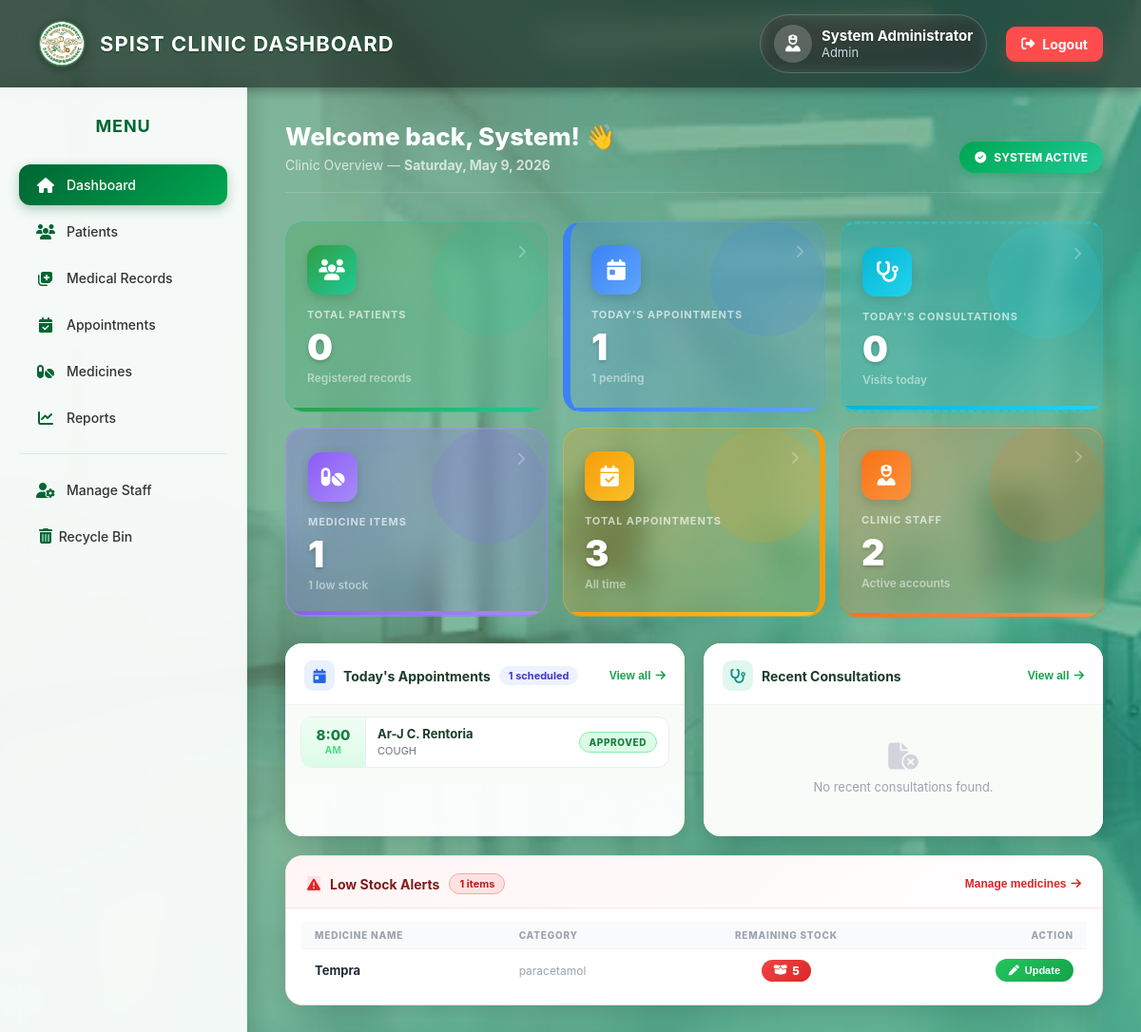
Screenshot of /dashboard.php (signed in) with the database file from the repository.
### tables this page shows
CREATE TABLE `staff` (
  `staff_id` int(11) NOT NULL,
  `display_id` varchar(20) DEFAULT NULL,
  `username` varchar(50) NOT NULL,
  `password` varchar(255) NOT NULL,
  `full_name` varchar(100) NOT NULL,
  `role` enum('admin','nurse') DEFAULT 'nurse',
  `status` tinyint(1) DEFAULT 1,
  `created_at` timestamp NOT NULL DEFAULT current_timestamp()
);

CREATE TABLE `appointments` (
  `appointment_id` int(11) NOT NULL,
  `display_id` varchar(20) DEFAULT NULL,
  `patient_id` int(11) NOT NULL,
  `appointment_date` date NOT NULL,
  `appointment_time` time NOT NULL,
  `reason` text DEFAULT NULL,
  `status` enum('Pending','Approved','Completed','Cancelled') DEFAULT 'Pending',
  `created_at` timestamp NOT NULL DEFAULT current_timestamp(),
  `status1` varchar(20) DEFAULT 'Active'
);

CREATE TABLE `patients` (
  `patient_id` int(11) NOT NULL,
  `display_id` varchar(20) DEFAULT NULL,
  `id_number` varchar(50) DEFAULT NULL,
  `full_name` varchar(100) NOT NULL,
  `gender` enum('Male','Female','Other') DEFAULT NULL,
  `birthdate` date DEFAULT NULL,
  `category` enum('Student','Faculty','Staff','Visitor') DEFAULT NULL,
  `contact_number` varchar(20) DEFAULT NULL,
  `address` text DEFAULT NULL,
  `created_at` timestamp NOT NULL DEFAULT current_timestamp(),
  `username` varchar(50) DEFAULT NULL,
  `password` varchar(255) DEFAULT NULL,
  `recovery_code` text DEFAULT NULL,
  `sec_question1` varchar(255) DEFAULT NULL,
  `sec_answer1` varchar(255) DEFAULT NULL,
  `sec_question2` varchar(255) DEFAULT NULL,
  `sec_answer2` varchar(255) DEFAULT NULL,
  `last_code_change` datetime DEFAULT NULL,
  `status` int(11) DEFAULT 1
);

CREATE TABLE `medicines` (
  `medicine_id` int(11) NOT NULL,
  `display_id` varchar(20) DEFAULT NULL,
  `medicine_name` varchar(100) NOT NULL,
  `category` varchar(50) DEFAULT NULL,
  `quantity` int(11) NOT NULL,
  `unit` varchar(20) DEFAULT NULL,
  `expiration_date` date DEFAULT NULL,
  `date_added` timestamp NOT NULL DEFAULT current_timestamp(),
  `status` varchar(20) DEFAULT 'Active'
);

### dashboard.php (the view, shortened to what the rows shown need)
<?php
require "db.php";
$username = $_SESSION['username'];
$stmt = $conn->prepare("SELECT full_name, role FROM staff WHERE username = ?");
$stmt->bind_param("s", $username);
$stmt->execute();
$user      = $stmt->get_result()->fetch_assoc();
$full_name = $user['full_name'];
$role      = $user['role'];
$low_stock_result = $conn->query("
    SELECT medicine_name, category, quantity FROM medicines
    WHERE quantity <= 10
      AND status = 1
    ORDER BY quantity ASC LIMIT 5
");
$today_apt_result = $conn->query("
    SELECT a.appointment_time, a.reason, a.status, p.full_name
    FROM appointments a JOIN patients p ON a.patient_id = p.patient_id
    WHERE DATE(a.appointment_date) = CURDATE()
      AND a.status1 = 1
    ORDER BY a.appointment_time ASC LIMIT 5
");
$is_ajax = !empty($_SERVER['HTTP_X_REQUESTED_WITH'])
        && strtolower($_SERVER['HTTP_X_REQUESTED_WITH']) === 'xmlhttprequest';
if (!$is_ajax):
?>
<!DOCTYPE html>
<html lang="en">
<head>
    <link rel="stylesheet" href="https://cdnjs.cloudflare.com/ajax/libs/font-awesome/6.4.2/css/all.min.css">
</head>
<body>
<div class="navbar">
    <div class="nav-brand">
        <img src="SPISTLOGOPNG.png" alt="SPIST Logo">
        <h2>SPIST CLINIC DASHBOARD</h2>
    </div>
    <div class="nav-right">
        <div class="user-chip">
            <div class="user-avatar"><i class="fa-solid fa-user-nurse"></i></div>
            <div class="user-details">
                <p class="user-name"><?= htmlspecialchars($full_name) ?></p>
                <p class="user-role"><?= ucfirst($role) ?></p>
            </div>
        </div>
        <a href="logout.php" class="logout-btn">
            <i class="fa-solid fa-right-from-bracket"></i> Logout
        </a>
    </div>
</div>
<div class="container">
<div class="sidebar">
    <h3>MENU</h3>
    <a id="nav-dashboard" class="active" onclick="setActive('nav-dashboard'); loadPage('dashboard.php')">
        <i class="fa-solid fa-house"></i> Dashboard
    </a>
    <a id="nav-patients" onclick="setActive('nav-patients'); loadPage('patients.php')">
        <i class="fa-solid fa-users"></i> Patients
    </a>
    <a id="nav-records" onclick="setActive('nav-records'); loadPage('consultations.php')">
        <i class="fa-solid fa-notes-medical"></i> Medical Records
    </a>
    <a id="nav-appointments" onclick="setActive('nav-appointments'); loadPage('appointments.php')">
        <i class="fa-solid fa-calendar-check"></i> Appointments
    </a>
    <a id="nav-medicines" onclick="setActive('nav-medicines'); loadPage('medicines.php')">
        <i class="fa-solid fa-pills"></i> Medicines
    </a>
    <a id="nav-reports" onclick="setActive('nav-reports'); loadPage('reports.php')">
        <i class="fa-solid fa-chart-line"></i> Reports
    </a>
    <?php if ($role === 'admin'): ?>
        <div class="sidebar-divider"></div>
        <a id="nav-staff" onclick="setActive('nav-staff'); loadPage('manage_staff.php')">
            <i class="fa-solid fa-user-gear"></i> Manage Staff
        </a>
        <a id="nav-bin" onclick="setActive('nav-bin'); loadPage('bin.php')" style="display: flex; justify-content: space-between; align-items: center;">
            <span><i class="fa-solid fa-trash-can"></i> Recycle Bin</span>
        </a>
    <?php endif; ?>
</div>
    <div class="main" id="main-content">
<?php endif;  ?>
        <div class="page-header">
            <div>
                <h2 class="page-title">Welcome back, <?= htmlspecialchars(explode(' ', $full_name)[0]) ?>! 👋</h2>
                <p class="page-subtitle">Clinic Overview &mdash; <strong><?= date('l, F j, Y') ?></strong></p>
            </div>
        </div>
        <div class="panels-grid">
            <div class="panel">
                <div class="panel-body">
                    <?php if ($today_apt_result && $today_apt_result->num_rows > 0): ?>
                        <?php while ($row = $today_apt_result->fetch_assoc()):
                            $hour = date('g:i', strtotime($row['appointment_time']));
                            $ampm = date('A',   strtotime($row['appointment_time']));
                            $s    = strtolower($row['status']);
                        ?>
                        <div class="apt-item">
                            <div class="apt-time-col">
                                <div class="apt-time-hour"><?= $hour ?></div>
                                <div class="apt-time-ampm"><?= $ampm ?></div>
                            </div>
                            <div class="apt-details">
                                <div class="apt-name"><?= htmlspecialchars($row['full_name']) ?></div>
                                <div class="apt-reason"><?= htmlspecialchars($row['reason']) ?></div>
                            </div>
                            <div class="apt-badge-col">
                                <span class="badge badge-<?= $s ?>"><?= htmlspecialchars($row['status']) ?></span>
                            </div>
                        </div>
                        <?php endwhile; ?>
                    <?php endif; ?>
                </div>
            </div>
        </div>
        <div class="low-stock-panel">
            <div class="low-stock-body">
                <table class="ls-table">
                    <thead>
                        <tr>
                            <th>Medicine name</th>
                            <th>Category</th>
                            <th style="text-align:center;">Remaining stock</th>
                            <th style="text-align:right;">Action</th>
                        </tr>
                    </thead>
                    <tbody>
                        <?php if ($low_stock_result && $low_stock_result->num_rows > 0):
                            while ($row = $low_stock_result->fetch_assoc()):
                                $severity = $row['quantity'] <= 5 ? 'critical' : 'warning';
                        ?>
                        <tr>
                            <td><div class="ls-med-name"><?= htmlspecialchars($row['medicine_name']) ?></div></td>
                            <td><div class="ls-category"><?= htmlspecialchars($row['category']) ?></div></td>
                            <td style="text-align:center;">
                                <span class="stock-badge <?= $severity ?>">
                                    <i class="fa-solid fa-box-open"></i> <?= $row['quantity'] ?>
                                </span>
                            </td>
                            <td style="text-align:right;">
                                <button class="update-btn" onclick="setActive('nav-medicines'); loadPage('medicines.php')">
                                    <i class="fa-solid fa-pen"></i> Update
                                </button>
                            </td>
                        </tr>
                        <?php endwhile; endif; ?>
                    </tbody>
                </table>
            </div>
        </div>
<?php if (!$is_ajax): ?>
    </div>
</div>
</body>
</html>
<?php endif; ?>

### rows the page displays
staff: full_name "System Administrator", role "Admin", full_name "System"
appointments: appointment_time "8:00", appointment_time "AM", patient.full_name "Ar-J C. Rentoria", reason "COUGH", status "APPROVED"
medicines: medicine_name "Tempra", category "paracetamol", quantity "5"

### other values shown
$total_patients "0"
$today_appointments "1"
$pending_appointments "1"
$today_consultations "0"
$total_medicines "1"
$low_stock_count "1"
$total_appointments "3"
$total_staff "2"
